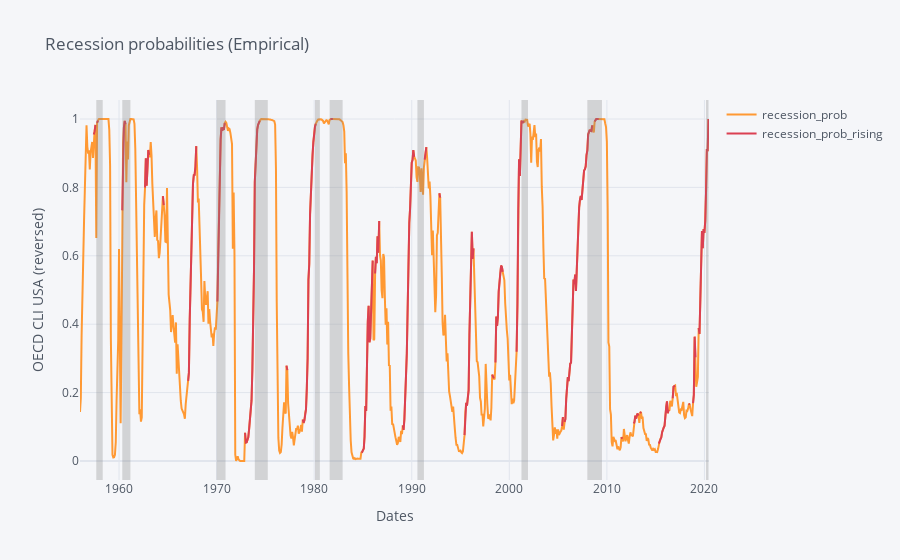

Notebook code cell kept with this figure:
### Code cell
rec_emp_fig = multiShades(rec_emp_fig, x0=rec_starts, x1=rec_ends)
iplot(rec_emp_fig)

### Figure 1 — Plotly figure (JSON) as saved in the notebook; plotly's stock layout.template omitted (floating-point values rounded to 4 significant figures; data arrays with more than 128 entries replaced by an {"elided": "..."} marker saying what was removed)
{"data": [{"line": {"color": "rgba(255, 153, 51, 1.0)", "dash": "solid", "shape": "linear", "width": 2}, "mode": "lines", "name": "recession_prob", "text": "", "type": "scatter", "x": {"elided": "774 str values"}, "y": {"elided": "774 float values"}}, {"line": {"color": "rgba(219, 64, 82, 1.0)", "dash": "solid", "shape": "linear", "width": 2}, "mode": "lines", "name": "recession_prob_rising", "text": "", "type": "scatter", "x": {"elided": "774 str values"}, "y": {"elided": "774 mixed values"}}], "layout": {"legend": {"bgcolor": "#F5F6F9", "font": {"color": "#4D5663"}}, "paper_bgcolor": "#F5F6F9", "plot_bgcolor": "#F5F6F9", "shapes": [{"fillcolor": "rgba(128, 128, 128, 0.3)", "line": {"color": "rgba(0,0,0,0)", "dash": "solid", "width": 1}, "type": "rect", "x0": "1957-09-01", "x1": "1958-04-30", "xref": "x", "y0": 0, "y1": 1, "yref": "paper"}, {"fillcolor": "rgba(128, 128, 128, 0.3)", "line": {"color": "rgba(0,0,0,0)", "dash": "solid", "width": 1}, "type": "rect", "x0": "1960-05-01", "x1": "1961-02-28", "xref": "x", "y0": 0, "y1": 1, "yref": "paper"}, {"fillcolor": "rgba(128, 128, 128, 0.3)", "line": {"color": "rgba(0,0,0,0)", "dash": "solid", "width": 1}, "type": "rect", "x0": "1970-01-01", "x1": "1970-11-30", "xref": "x", "y0": 0, "y1": 1, "yref": "paper"}, {"fillcolor": "rgba(128, 128, 128, 0.3)", "line": {"color": "rgba(0,0,0,0)", "dash": "solid", "width": 1}, "type": "rect", "x0": "1973-12-01", "x1": "1975-03-31", "xref": "x", "y0": 0, "y1": 1, "yref": "paper"}, {"fillcolor": "rgba(128, 128, 128, 0.3)", "line": {"color": "rgba(0,0,0,0)", "dash": "solid", "width": 1}, "type": "rect", "x0": "1980-02-01", "x1": "1980-07-31", "xref": "x", "y0": 0, "y1": 1, "yref": "paper"}, {"fillcolor": "rgba(128, 128, 128, 0.3)", "line": {"color": "rgba(0,0,0,0)", "dash": "solid", "width": 1}, "type": "rect", "x0": "1981-08-01", "x1": "1982-11-30", "xref": "x", "y0": 0, "y1": 1, "yref": "paper"}, {"fillcolor": "rgba(128, 128, 128, 0.3)", "line": {"color": "rgba(0,0,0,0)", "dash": "solid", "width": 1}, "type": "rect", "x0": "1990-08-01", "x1": "1991-03-31", "xref": "x", "y0": 0, "y1": 1, "yref": "paper"}, {"fillcolor": "rgba(128, 128, 128, 0.3)", "line": {"color": "rgba(0,0,0,0)", "dash": "solid", "width": 1}, "type": "rect", "x0": "2001-04-01", "x1": "2001-11-30", "xref": "x", "y0": 0, "y1": 1, "yref": "paper"}, {"fillcolor": "rgba(128, 128, 128, 0.3)", "line": {"color": "rgba(0,0,0,0)", "dash": "solid", "width": 1}, "type": "rect", "x0": "2008-01-01", "x1": "2009-06-30", "xref": "x", "y0": 0, "y1": 1, "yref": "paper"}, {"fillcolor": "rgba(128, 128, 128, 0.3)", "line": {"color": "rgba(0,0,0,0)", "dash": "solid", "width": 1}, "type": "rect", "x0": "2020-03-01", "x1": "2020-06-01", "xref": "x", "y0": 0, "y1": 1, "yref": "paper"}], "title": {"font": {"color": "#4D5663"}, "text": "Recession probabilities (Empirical)"}, "xaxis": {"gridcolor": "#E1E5ED", "showgrid": true, "tickfont": {"color": "#4D5663"}, "title": {"font": {"color": "#4D5663"}, "text": "Dates"}, "zerolinecolor": "#E1E5ED"}, "yaxis": {"gridcolor": "#E1E5ED", "showgrid": true, "tickfont": {"color": "#4D5663"}, "title": {"font": {"color": "#4D5663"}, "text": "OECD CLI USA (reversed)"}, "zerolinecolor": "#E1E5ED"}}}
